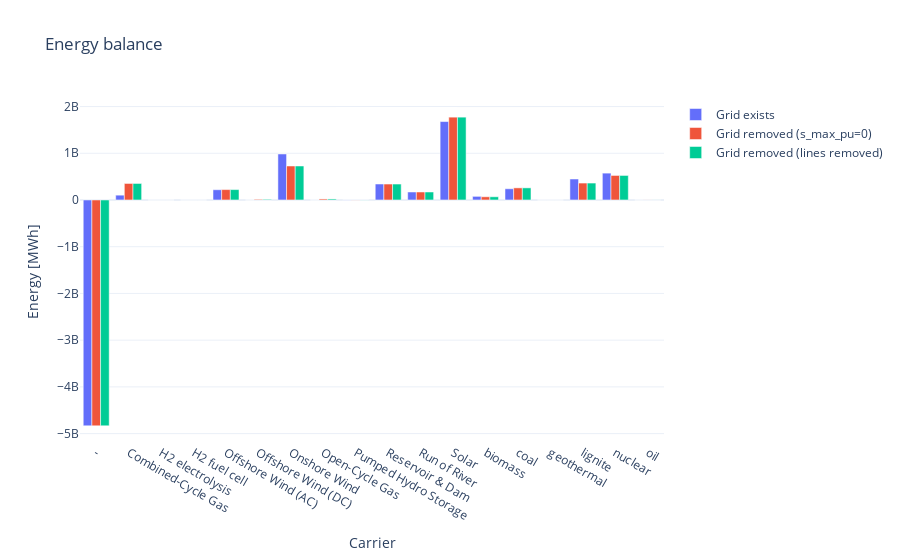

Notebook source saved alongside this figure:
### Code cell
energy_balances = pd.concat([
    eb1.assign(scenario="grid"),
    eb2.assign(scenario="maxpu0"),
    eb3.assign(scenario="removed"),
], ignore_index=True)
energy_balances_pivot = energy_balances.pivot_table(
    index="carrier",
    columns="scenario",
    values="energy",
    fill_value=0,
).reset_index()

fig_eb = create_bar_plot(
    energy_balances_pivot,
    "carrier",
    ["grid", "maxpu0", "removed"],
    ["Grid exists", "Grid removed (s_max_pu=0)", "Grid removed (lines removed)"],
    "Energy balance",
    "Energy [MWh]",
)
fig_eb.show()

### Figure 1 — Plotly figure (JSON) as saved in the notebook; plotly's stock layout.template omitted (floating-point values rounded to 4 significant figures)
{"data": [{"name": "Grid exists", "type": "bar", "x": ["-", "Combined-Cycle Gas", "H2 electrolysis", "H2 fuel cell", "Offshore Wind (AC)", "Offshore Wind (DC)", "Onshore Wind", "Open-Cycle Gas", "Pumped Hydro Storage", "Reservoir & Dam", "Run of River", "Solar", "biomass", "coal", "geothermal", "lignite", "nuclear", "oil"], "y": [-4835000000.0, 102900000.0, 0.0, 0.0, 218900000.0, 0.0, 984500000.0, 0.0, -2963000.0, 341500000.0, 170700000.0, 1678000000.0, 77370000.0, 240000000.0, 516800.0, 448400000.0, 574500000.0, 0.0]}, {"name": "Grid removed (s_max_pu=0)", "type": "bar", "x": ["-", "Combined-Cycle Gas", "H2 electrolysis", "H2 fuel cell", "Offshore Wind (AC)", "Offshore Wind (DC)", "Onshore Wind", "Open-Cycle Gas", "Pumped Hydro Storage", "Reservoir & Dam", "Run of River", "Solar", "biomass", "coal", "geothermal", "lignite", "nuclear", "oil"], "y": [-4835000000.0, 353400000.0, -285800.0, -332500.0, 222400000.0, 13770000.0, 726900000.0, 21740000.0, -2766000.0, 340900000.0, 170600000.0, 1773000000.0, 68410000.0, 259100000.0, 516800.0, 362000000.0, 524800000.0, 1372000.0]}, {"name": "Grid removed (lines removed)", "type": "bar", "x": ["-", "Combined-Cycle Gas", "H2 electrolysis", "H2 fuel cell", "Offshore Wind (AC)", "Offshore Wind (DC)", "Onshore Wind", "Open-Cycle Gas", "Pumped Hydro Storage", "Reservoir & Dam", "Run of River", "Solar", "biomass", "coal", "geothermal", "lignite", "nuclear", "oil"], "y": [-4835000000.0, 353400000.0, -285800.0, -332500.0, 222100000.0, 13770000.0, 727200000.0, 21740000.0, -2766000.0, 340900000.0, 170600000.0, 1773000000.0, 68410000.0, 259100000.0, 516800.0, 362000000.0, 524800000.0, 1372000.0]}], "layout": {"barmode": "group", "hovermode": "x unified", "title": {"text": "Energy balance"}, "xaxis": {"title": {"text": "Carrier"}}, "yaxis": {"title": {"text": "Energy [MWh]"}}}}
